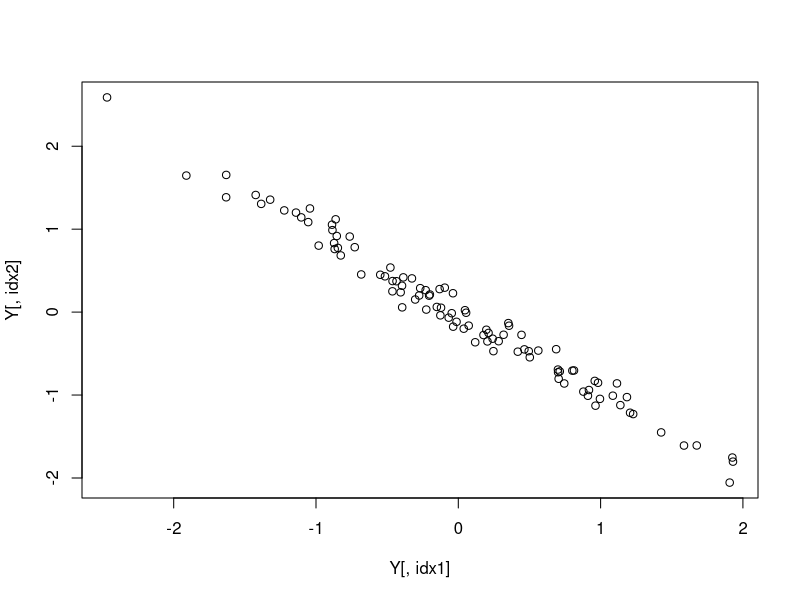
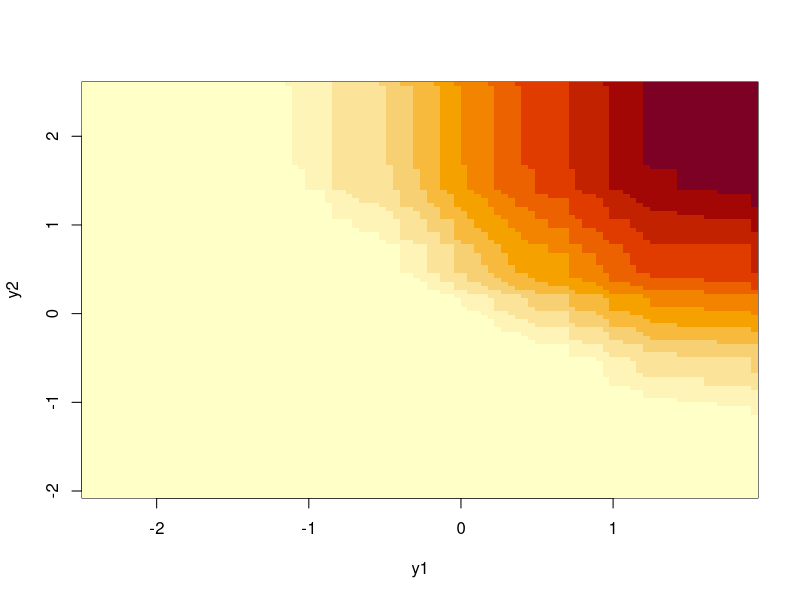
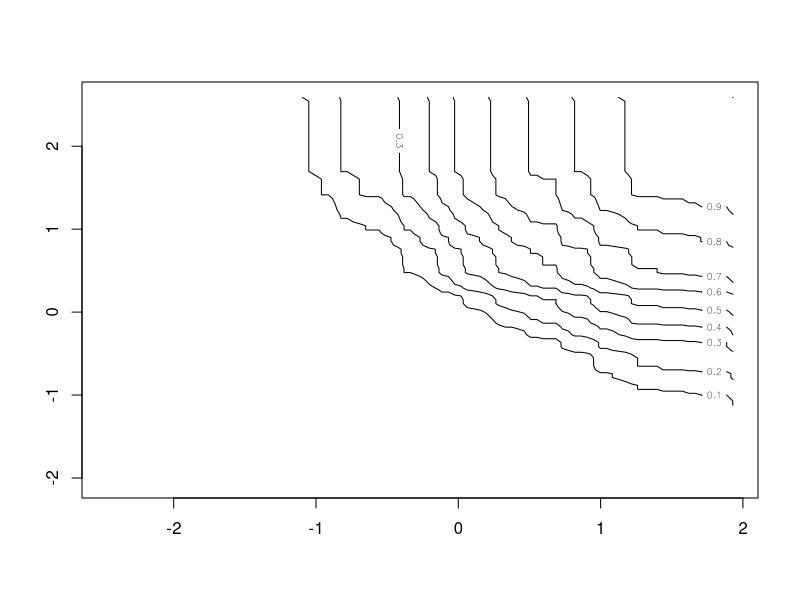

Write the R code that produced these figures, in order.
set.seed(124)

##### params ##### 
nsims <- 1e2
nrv <- 2

##### generate correlation matrix R and variances V #####
sigma <- rep(1, nrv)
R <- matrix(0, nrow = nrv, ncol = nrv)
diag(R) <- 1
R[lower.tri(R, diag = F)] <- rep(-0.99, nrv * (nrv - 1)/2) #runif(nrv * (nrv - 1) / 2, -1, 1)
R[upper.tri(R, diag = F)] <- R[lower.tri(R, diag = F)]

##### given correlation matrix R and variances V, compute the var-cov matrix SIGMA #####
D <- matrix(0, nrow = nrv, ncol = nrv)
diag(D) <- sigma
SIGMA <- D %*% R %*% D

##### use cholesky decomposition to find our matrix C such that C^T C = SIGMA #####
C <- chol(SIGMA)

##### generate correlated normal deviates #####
Z <- matrix(rnorm(nsims * nrv), ncol = nrv)
Y <- Z %*% C


###### tests ######

idx1 <- 1
idx2 <- 2
cor(Y)

plot(Y[,idx1], Y[,idx2])


y1 <- seq(min(Y[,idx1]), max(Y[,idx1]), length.out = length(Y[,idx1]))
y2 <- seq(min(Y[,idx2]), max(Y[,idx2]), length.out = length(Y[,idx2]))

L <- lapply(y2, FUN = function(x2) sapply(y1, FUN = function(x1) mean(Y[,idx1] <= x1 & Y[,idx2] <= x2)))
M <- matrix(unlist(L), ncol = length(y2))
image(y1, y2, M)
contour(y1, y2, M)





















